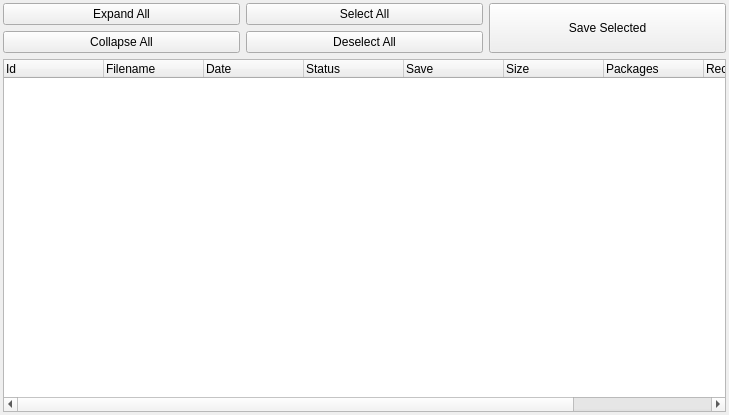
<?xml version="1.0" encoding="UTF-8"?>
<ui version="4.0">
 <class>Form</class>
 <widget class="QWidget" name="Form">
  <property name="geometry">
   <rect>
    <x>0</x>
    <y>0</y>
    <width>729</width>
    <height>415</height>
   </rect>
  </property>
  <property name="windowTitle">
   <string>Form</string>
  </property>
  <layout class="QVBoxLayout" name="verticalLayout_2">
   <property name="margin">
    <number>3</number>
   </property>
   <item>
    <layout class="QGridLayout" name="gridLayout_2">
     <property name="bottomMargin">
      <number>0</number>
     </property>
     <property name="spacing">
      <number>6</number>
     </property>
     <item row="4" column="0" colspan="3">
      <widget class="QTreeWidget" name="treeWidget">
       <column>
        <property name="text">
         <string>Id</string>
        </property>
       </column>
       <column>
        <property name="text">
         <string>Filename</string>
        </property>
       </column>
       <column>
        <property name="text">
         <string>Date</string>
        </property>
       </column>
       <column>
        <property name="text">
         <string>Status</string>
        </property>
       </column>
       <column>
        <property name="text">
         <string>Save</string>
        </property>
       </column>
       <column>
        <property name="text">
         <string>Size</string>
        </property>
       </column>
       <column>
        <property name="text">
         <string>Packages</string>
        </property>
       </column>
       <column>
        <property name="text">
         <string>Received Packages</string>
        </property>
       </column>
       <column>
        <property name="text">
         <string>Buffersize</string>
        </property>
       </column>
      </widget>
     </item>
     <item row="0" column="0">
      <widget class="QPushButton" name="expandButton">
       <property name="text">
        <string>Expand All</string>
       </property>
       <property name="iconSize">
        <size>
         <width>22</width>
         <height>22</height>
        </size>
       </property>
      </widget>
     </item>
     <item row="0" column="1">
      <widget class="QPushButton" name="selectButton">
       <property name="text">
        <string>Select All</string>
       </property>
       <property name="iconSize">
        <size>
         <width>22</width>
         <height>22</height>
        </size>
       </property>
      </widget>
     </item>
     <item row="1" column="1">
      <widget class="QPushButton" name="deselectButton">
       <property name="text">
        <string>Deselect All</string>
       </property>
       <property name="iconSize">
        <size>
         <width>22</width>
         <height>22</height>
        </size>
       </property>
      </widget>
     </item>
     <item row="1" column="0">
      <widget class="QPushButton" name="collapseButton">
       <property name="text">
        <string>Collapse All</string>
       </property>
       <property name="iconSize">
        <size>
         <width>22</width>
         <height>22</height>
        </size>
       </property>
      </widget>
     </item>
     <item row="0" column="2" rowspan="2">
      <widget class="QPushButton" name="saveButton">
       <property name="sizePolicy">
        <sizepolicy hsizetype="Minimum" vsizetype="Expanding">
         <horstretch>0</horstretch>
         <verstretch>0</verstretch>
        </sizepolicy>
       </property>
       <property name="text">
        <string>Save Selected</string>
       </property>
       <property name="icon">
        <iconset resource="filetransferpluginresources.qrc">
         <normaloff>:/icons/document-save-as.png</normaloff>:/icons/document-save-as.png</iconset>
       </property>
       <property name="iconSize">
        <size>
         <width>32</width>
         <height>32</height>
        </size>
       </property>
      </widget>
     </item>
    </layout>
   </item>
  </layout>
 </widget>
 <resources>
  <include location="filetransferpluginresources.qrc"/>
 </resources>
 <connections/>
</ui>
